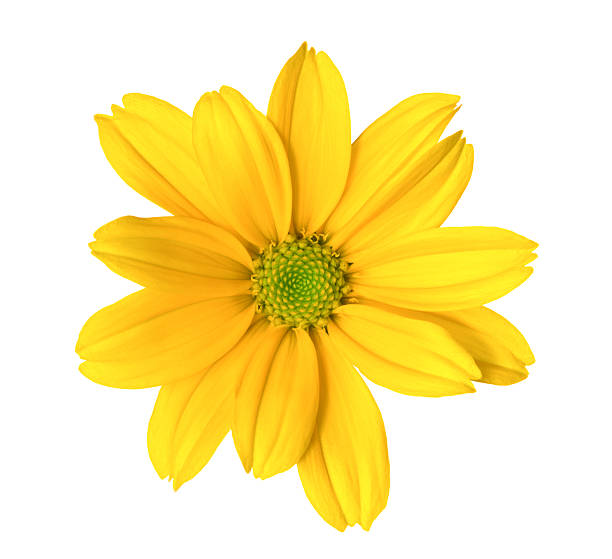
#> input picture 5.0 image vision/a.JPG, 612 x 559 px, found by its file name
$ jupyter execute rectangle.ipynb
#> lines starting #> are read from the running program, lines starting #| are printed output that depends on the picture
[cell 1]
import cv2
import numpy as np
# Load an image
image = cv2.imread('a.jpg')
#> image is the input picture: shape (559, 612, 3); mean B, G, R 163.6, 233.1, 250.7
# Define the rectangle parameters (top-left corner and bottom-right corner)
start_point = (200, 50)  # (x, y)
end_point = (300, 300)  # (x, y)
color = (0, 255, 0)     # RGB color for the rectangle (here, blue)
thickness = -1           # Thickness of the rectangle border (in pixels)
# Draw the rectangle on the image
image_with_rectangle = cv2.rectangle(image, start_point, end_point, color, thickness)
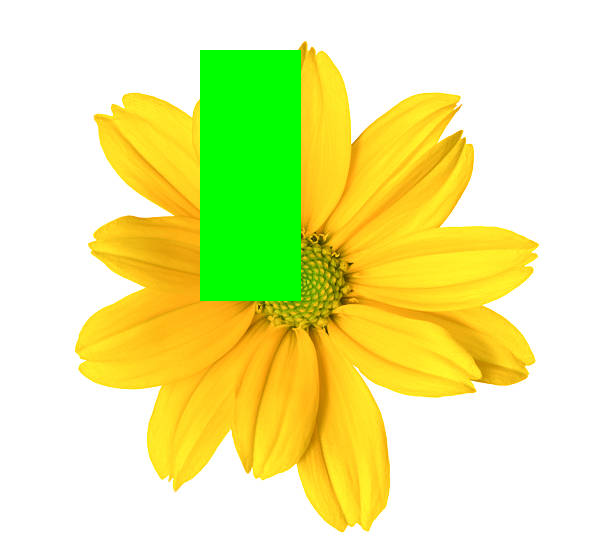
#> image_with_rectangle: shape (559, 612, 3); mean B, G, R 159.4, 237.6, 233.2
# Display the image with the rectangle
cv2.imshow('Image with Rectangle', image_with_rectangle)
cv2.waitKey(0)
cv2.destroyAllWindows()
